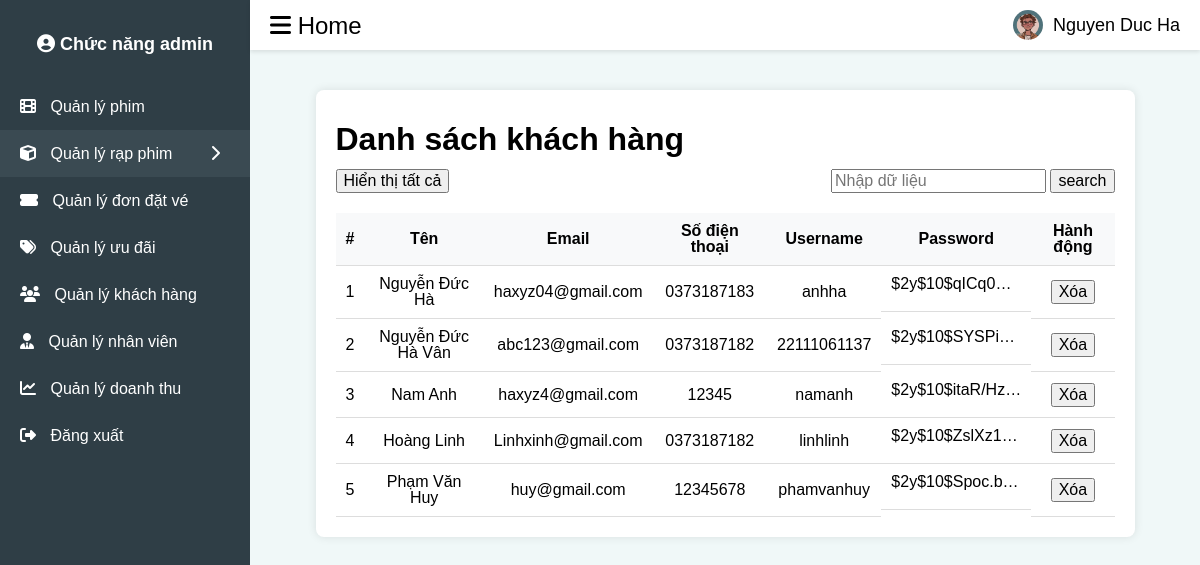
The app's page /admin/customer/customer.php with its own data.
### tables this page shows
CREATE TABLE `customers` (
  `id` int(11) NOT NULL,
  `customer_name` varchar(255) NOT NULL,
  `email` varchar(255) NOT NULL,
  `phone` varchar(15) NOT NULL,
  `username` varchar(50) NOT NULL,
  `password_cs` varchar(255) NOT NULL
);

### admin/customer/customer.php (the view, shortened to what this page needs)
<?php
include '../../user/db_connection.php';
$search = isset($_GET['search']) ? addslashes($_GET['search']) : '';
?>
<!DOCTYPE html>
<html lang="en">
<head>
    <link rel="stylesheet" href="https://cdnjs.cloudflare.com/ajax/libs/normalize/8.0.1/normalize.min.css" />
    <link rel="stylesheet" href="../../assets/css/base.css">
    <link rel="stylesheet" href="../css/mainadmin.css">
    <link rel="stylesheet" href="../movie_management/ad_movie.css">
    <link rel="stylesheet" href="/4scinema/assets/fonts/fontawesome-free-6.6.0-web/css/all.min.css">
</head>
<body>
<div class="sidebar">
        <h2>
            <a href="../admin.php">
                <i class="fas fa-user-circle"></i>
                Chức năng admin
            </a>
        </h2>
        <ul>
            <a href="../movie_management/ad_movie.php">
                <li>
                    <i class="fas fa-film"></i>
                    Quản lý phim
                </li>
            </a>
            <li class="active" onclick="toggleSubmenu(this)">
                <i class="fas fa-cube"></i>
                Quản lý rạp phim
                <i class="fas fa-chevron-right" style="position: absolute; right: 20px;"></i>
            </li>
            <a href="../ticket_order/order.php">
                <li>
                    <i class="fas fa-ticket-alt"></i>
                    Quản lý đơn đặt vé
                </li>
            </a>
            <a href="../promotion/ad_promotion.php">
                <li>
                    <i class="fas fa-tags"></i>
                    Quản lý ưu đãi
                </li>
            </a>
            <a href="../customer/customer.php">
                <li>
                    <i class="fas fa-users"></i>
                    Quản lý khách hàng
                </li>
            </a>
            <a href="../employees/employees.php">
                <li>
                    <i class="fas fa-user-tie"></i>
                    Quản lý nhân viên
                </li>
            </a>
            <a href="../revenue/revenue.php">
                <li>
                    <i class="fas fa-chart-line"></i>
                    Quản lý doanh thu
                </li>
            </a>
            <a href="../../user/login.php">
                <li>
                    <i class="fas fa-sign-out-alt"></i>
                    Đăng xuất
                </li>
            </a>
        </ul>
    </div>
    <div class="header">
        <div class="menu-icon" onclick="toggleSidebar()">
            <i class="fas fa-bars"></i>
            Home
        </div>
        <div class="user-info">
            <img src="/4scinema/assets/img/admin.jpg" alt="admin">
            <span>Nguyen Duc Ha</span>
        </div>
    </div>
    <div class="content">
        <div class="container">
            <div class="main-header">
                <h1> Danh sách khách hàng</h1>
                <div class="ad_nav">
                    <div class="ad_nav_item">
                        <a href="customer.php" class="reset-button">
                            <button>Hiển thị tất cả</button>
                        </a>
                    </div>
                    <form action="customer.php" method="get">
                        <input type="text" name="search" required placeholder="Nhập dữ liệu"  value="<?php echo htmlspecialchars($search); ?>"/>
                        <input type="submit" name="ok" value="search" />
                    </form>
                </div>
            </div>
            <table>
                <thead>
                    <tr>
                        <th>#</th>
                        <th>Tên </th>
                        <th>Email</th>
                        <th>Số điện thoại </th>
                        <th>Username</th>
                        <th>Password</th>
                        <th>Hành động</th>
                    </tr>
                </thead>
                <tbody id="customerList">
                    <?php
                    if (!empty($search)) {
                        $query = "SELECT * FROM customers WHERE customer_name LIKE '%$search%'";
                        $result = $conn->query($query);
                        $count=1;
                        if ($result->num_rows > 0) {
                            while ($row = $result->fetch_assoc()) {
                                echo '<tr>';
                                echo '<td>' . $count++ .  '</td>';
                                echo '<td>' . $row['customer_name'] . '</td>';
                                echo '<td>' . $row['email'] . '</td>';
                                echo '<td>' . $row['phone'] . '</td>';
                                echo '<td>' . $row['username'] . '</td>';
                                echo '<td style="width: 150px; height: 30px; overflow: hidden; white-space: nowrap; text-overflow: ellipsis; display: block;">' . $row['password'] . '</td>';
                                echo '<td><button class="delete" onclick="deleteUser(' . $row['id'] . ')">Xóa</button></td>';
                                echo '</td>';
                            }
                        } else {
                            echo '<tr><td colspan="7">Không có dữ liệu nào.</td></tr>';
                        }
                    }else {
                        $query = "SELECT * FROM customers";
                        $result = $conn->query($query);
                        $count = 1;
                        if ($result->num_rows > 0) {
                            while ($row = $result->fetch_assoc()) {
                                echo '<tr>';
                                echo '<td>' . $count++ .  '</td>';
                                echo '<td>' . $row['customer_name'] . '</td>';
                                echo '<td>' . $row['email'] . '</td>';
                                echo '<td>' . $row['phone'] . '</td>';
                                echo '<td>' . $row['username'] . '</td>';
                                echo '<td style="width: 150px; height: 46px; overflow: hidden; white-space: nowrap; text-overflow: ellipsis; display: block;">' . $row['password_cs'] . '</td>';
                                echo '<td><button class="delete" onclick="deleteUser(' . $row['id'] . ')">Xóa</button></td>';
                            }
                        } else {
                            echo '<tr><td colspan="7">Không có dữ liệu nào.</td></tr>';
                        }
                    }
                    ?>
                </tbody>
            </table>
        </div>
    </div>
</body>
</html>

### assets/css/base.css (style rules this page uses)
:root { --white-color: #fff; --black-color: #000; --text-color:#f8fafc; --hover-color:#f3ea28; --btn-color: #f3ea28; --hover-button-color: #484699; --font-large: 1.8rem; --font-medium: 1.6rem; --font-small: 1.4rem; --border-bottom: solid 0.667px darkgray; --font-title: 'Anton', sans-serif; --icon-color: yellow; }
* { box-sizing: inherit; }
ol, ul { list-style: none; }
html { font-size: 62.5%; line-height: 1.6rem; font-family: 'Josefin Sans', sans-serif; box-sizing: border-box; }
table { border-collapse: collapse; border-spacing: 0; }

### admin/css/mainadmin.css (style rules this page uses)
body { margin: 0; font-family: Arial, sans-serif; background-color: #F0F8F8; }
.sidebar { width: 250px; height: 100vh; background-color: #2F3E46; color: #FFFFFF; position: fixed; top: 0; left: 0; padding-top: 20px; transition: all 0.3s; }
.sidebar h2 { text-align: center; margin-bottom: 30px; font-size: 18px; }
.sidebar ul { list-style-type: none; padding: 0; }
.sidebar a { text-decoration: none; color: #FFFFFF; }
.sidebar ul li { padding: 15px 20px; font-size: 16px; cursor: pointer; position: relative; }
.sidebar ul li:hover, .sidebar ul li.active { background-color: #3A4A52; }
.sidebar ul li i { margin-right: 10px; }
.header { height: 50px; background-color: #FFFFFF; display: flex; align-items: center; justify-content: space-between; padding: 0 20px; box-shadow: 0 2px 4px rgba(0, 0, 0, 0.1); position: fixed; top: 0; left: 250px; right: 0; transition: all 0.3s; }
.header .menu-icon { font-size: 24px; cursor: pointer; }
.header .user-info { display: flex; align-items: center; font-size: 18px ; }
.header .user-info img { width: 30px; height: 30px; border-radius: 50%; margin-right: 10px; }
.content { margin-left: 250px; padding: 70px 20px 20px 20px; transition: all 0.3s; }

### admin/movie_management/ad_movie.css (style rules this page uses)
.container { width: 90%; margin: 20px auto; background-color: #fff; padding: 20px; border-radius: 8px; box-shadow: 0 0 10px rgba(0, 0, 0, 0.1); font-size: 16px; }
.header { display: flex; justify-content: space-between; align-items: center; margin-bottom: 20px; }
table { width: 100%; border-collapse: collapse; }
table th, table td { padding: 10px; text-align: center; border-bottom: 1px solid #ddd; }
table th { background-color: #f8f9fa; }
.main-header { margin-bottom: 20px; }
.ad_nav { display: flex; justify-content: space-between; align-items: center; }
.reset-button { list-style: none; }
.ad_nav_item { display: flex; gap: 20px; }

### records on screen
customers: customer_name "Nguyễn Đức Hà", email "haxyz04@gmail.com", phone "0373187183", username "anhha", password_cs "$2y$10$qICq0…"
customers: customer_name "Nguyễn Đức Hà Vân", email "abc123@gmail.com", phone "0373187182", username "22111061137", password_cs "$2y$10$SYSPi…"
customers: customer_name "Nam Anh", email "haxyz4@gmail.com", phone "12345", username "namanh", password_cs "$2y$10$itaR/Hz…"
customers: customer_name "Hoàng Linh", email "Linhxinh@gmail.com", phone "0373187182", username "linhlinh", password_cs "$2y$10$ZslXz1…"
customers: customer_name "Phạm Văn Huy", email "huy@gmail.com", phone "12345678", username "phamvanhuy", password_cs "$2y$10$Spoc.b…"
